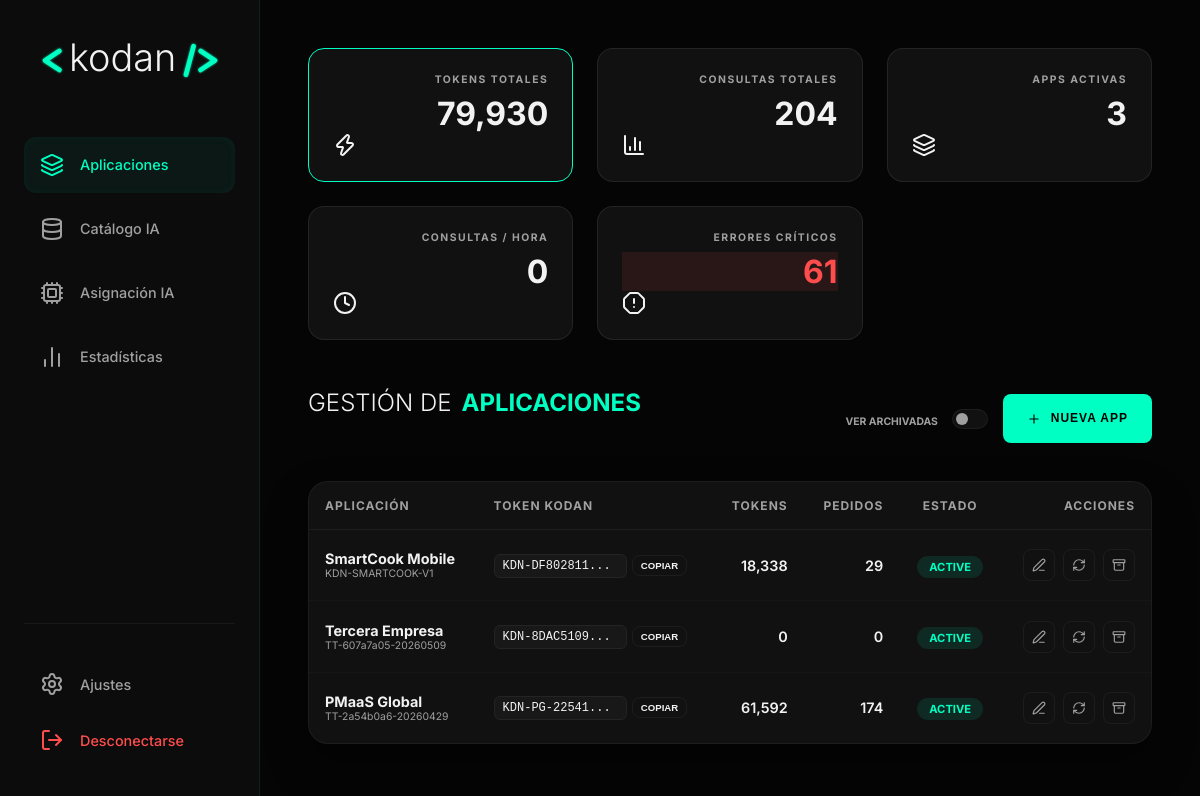
The app's page /admin/index.php (signed in) with its own data.
### tables this page shows
CREATE TABLE "apps" (
        id INTEGER PRIMARY KEY AUTOINCREMENT,
        app_id TEXT UNIQUE,
        name TEXT,
        token TEXT UNIQUE,
        gemini_key TEXT,
        status TEXT DEFAULT 'active',
        old_token TEXT,
        app_identifier TEXT,
        created_at DATETIME DEFAULT CURRENT_TIMESTAMP
    );

### src/Core/Database.php (called while the page is built, shortened)
<?php
require_once __DIR__ . '/Medoo.php';
class Database {
    private static $instance = null;
    private $db;
    private function __construct() {
        $dbPath = __DIR__ . '/../../data/hub.sqlite';
        $this->db = new Medoo([
            'database' => $dbPath
        ]);
    }
    public static function getInstance() {
        if (self::$instance === null) {
            self::$instance = new self();
        }
        return self::$instance;
    }
    public function getDB() {
        return $this->db;
    }
}

### src/Core/Medoo.php (called while the page is built, shortened)
<?php
class Medoo {
    public $pdo;
    public function __construct($options) {
        try {
            $this->pdo = new PDO("sqlite:" . $options['database'], null, null, [
                PDO::ATTR_ERRMODE => PDO::ERRMODE_EXCEPTION,
                PDO::ATTR_DEFAULT_FETCH_MODE => PDO::FETCH_ASSOC,
                PDO::ATTR_EMULATE_PREPARES => false
            ]);
            $this->pdo->exec("PRAGMA foreign_keys = ON;");
        } catch (Exception $e) {
            throw new Exception("Error de conexión KODAN-DB: " . $e->getMessage());
        }
    }
    public function query($sql, $params = []) {
        $stmt = $this->pdo->prepare($sql);
        $stmt->execute($params);
        return $stmt;
    }
}

### admin/index.php (the view, shortened to what this page needs)
<?php
require_once __DIR__ . '/../src/Core/Medoo.php';
require_once __DIR__ . '/../src/Core/Database.php';
try {
    $dbWrapper = Database::getInstance();
    $db = $dbWrapper->getDB();
    $totalTokens = $db->query("SELECT SUM(tokens_in + tokens_out) FROM logs")->fetchColumn() ?: 0;
    $totalRequests = $db->query("SELECT COUNT(*) FROM logs")->fetchColumn() ?: 0;
    $activeAppsCount = $db->query("SELECT COUNT(*) FROM apps WHERE status = 'active'")->fetchColumn() ?: 0;
    $reqHour = $db->query("SELECT COUNT(*) FROM logs WHERE timestamp >= datetime('now', '-1 hour')")->fetchColumn() ?: 0;
    $errorCount = $db->query("SELECT COUNT(*) FROM logs WHERE status = 'error'")->fetchColumn() ?: 0;
    $showArchived = isset($_GET['show_archived']) && $_GET['show_archived'] == '1';
    $appsPage = max(1, intval($_GET['p_page'] ?? 1));
    $appsLimit = 10;
    $appsOffset = ($appsPage - 1) * $appsLimit;
    $whereClause = $showArchived ? "1=1" : "status != 'archived'";
    $apps = $db->query("
        SELECT a.*,
        (SELECT SUM(tokens_in + tokens_out) FROM logs WHERE app_id = a.id) as app_tokens,
        (SELECT COUNT(*) FROM logs WHERE app_id = a.id) as app_requests
        FROM apps a
        WHERE $whereClause
        ORDER BY a.created_at DESC
        LIMIT $appsLimit OFFSET $appsOffset
    ")->fetchAll();
} catch (\Exception $e) {
    die("Error crítico de base de datos en administración: " . $e->getMessage());
}
?>
<!DOCTYPE html>
<html lang="es">
<head>
    <link rel="stylesheet" href="css/modern-hub.css?v=1.1.5">
</head>
<body>
    <div class="app-container">
        <aside class="sidebar">
            <div class="logo-box">
                <svg viewBox="60 0 380 120" xmlns="http://www.w3.org/2000/svg" class="logo-svg">
                    <text x="234.5" y="60" text-anchor="middle" dominant-baseline="middle" class="kodan-text">kodan</text>
                </svg>
            </div>
            <nav style="flex: 1;">
                <ul>
                    <li class="nav-item">
                        <a href="javascript:void(0)" class="nav-link active" onclick="showTab('apps-tab', this)" id="nav-apps">
                            <i data-lucide="layers"></i>
                            <span>Aplicaciones</span>
                        </a>
                    </li>
                    <li>
                        <a href="javascript:void(0)" class="nav-link" onclick="showTab('catalog-tab', this)">
                            <i data-lucide="database"></i>
                            <span>Catálogo IA</span>
                        </a>
                    </li>
                    <li>
                        <a href="javascript:void(0)" class="nav-link" onclick="showTab('services-tab', this)">
                            <i data-lucide="cpu"></i>
                            <span>Asignación IA</span>
                        </a>
                    </li>
                    <li>
                        <a href="javascript:void(0)" class="nav-link" onclick="showTab('stats-tab', this)" id="nav-stats">
                            <i data-lucide="bar-chart-2"></i>
                            <span>Estadísticas</span>
                        </a>
                    </li>
                </ul>
            </nav>
            <div style="margin-top: auto; padding-top: 2rem; border-top: 1px solid var(--glass-border);">
                <a href="javascript:void(0)" class="nav-link" onclick="showModal('configModal')">
                    <i data-lucide="settings"></i>
                    <span>Ajustes</span>
                </a>
                <a href="auth.php?logout=1" class="nav-link" style="color: #ff4d4d;">
                    <i data-lucide="log-out"></i>
                    <span>Desconectarse</span>
                </a>
            </div>
        </aside>
        <main class="content">
            <div class="stats-grid">
                <div class="stat-card" style="cursor: pointer; border-color: var(--mint-neon);" onclick="document.getElementById('nav-stats').click()">
                    <h3>Tokens Totales</h3>
                    <div class="stat-value" id="stat-tokens"><?php echo number_format($totalTokens); ?></div>
                    <i data-lucide="zap"></i>
                </div>
                <div class="stat-card">
                    <h3>Consultas Totales</h3>
                    <div class="stat-value" id="stat-requests"><?php echo number_format($totalRequests); ?></div>
                    <i data-lucide="bar-chart-3"></i>
                </div>
                <div class="stat-card">
                    <h3>Apps Activas</h3>
                    <div class="stat-value" id="stat-apps"><?php echo $activeAppsCount; ?></div>
                    <i data-lucide="layers"></i>
                </div>
                <div class="stat-card">
                    <h3>Consultas / Hora</h3>
                    <div class="stat-value" id="stat-hour"><?php echo number_format($reqHour); ?></div>
                    <i data-lucide="clock"></i>
                </div>
                <div class="stat-card" style="cursor: pointer;" onclick="openErrorsModal()">
                    <h3>Errores Críticos</h3>
                    <div class="stat-value <?php echo $errorCount > 0 ? 'badge-error' : ''; ?>" id="stat-errors" style="color: <?php echo $errorCount > 0 ? '#ff4d4d' : 'inherit'; ?>"><?php echo number_format($errorCount); ?></div>
                    <i data-lucide="alert-octagon"></i>
                </div>
            </div>
            <div id="apps-tab" class="tab-content active">
                <div style="display: flex; justify-content: space-between; align-items: center; margin-bottom: 2rem;">
                    <h2 class="section-title">GESTIÓN DE <span>APLICACIONES</span></h2>
                    <div style="display: flex; gap: 15px; align-items: center;">
                        <div class="toggle-container" title="Mostrar u ocultar aplicaciones archivadas">
                            <span style="font-size: 0.65rem; font-weight: 700; color: var(--text-muted); margin-right: 10px;">VER ARCHIVADAS</span>
                            <label class="switch">
                                <span class="slider"></span>
                            </label>
                        </div>
                        <button class="btn-neural" onclick="showModal('addAppModal')">
                            <i data-lucide="plus" style="width:14px; margin-right:5px; vertical-align:middle;"></i> NUEVA APP
                        </button>
                    </div>
                </div>
                <div class="glass-container" style="padding: 0; overflow: hidden;">
                    <table>
                        <thead>
                            <tr>
                                <th>APLICACIÓN</th>
                                <th>TOKEN KODAN</th>
                                <th style="text-align: right;">TOKENS</th>
                                <th style="text-align: right;">PEDIDOS</th>
                                <th style="text-align: center;">ESTADO</th>
                                <th style="text-align: right;">ACCIONES</th>
                            </tr>
                        </thead>
                        <tbody>
                            <?php foreach ($apps as $app): ?>
                            <tr class="<?php echo $app['status'] === 'archived' ? 'archived-row' : ''; ?>">
                                <td>
                                    <div style="font-weight: 700; color: var(--text-titanium);"><?php echo htmlspecialchars($app['name']); ?></div>
                                    <div style="font-size: 0.65rem; color: var(--text-muted);"><?php echo htmlspecialchars($app['app_id'] ?? 'INSTANCIA MANUAL'); ?></div>
                                </td>
                                <td>
                                    <code style="background: rgba(255,255,255,0.03); padding: 4px 8px; border-radius: 6px; font-size: 0.75rem; border: 1px solid var(--glass-border);">
                                        <?php echo substr($app['token'], 0, 12); ?>...
                                    </code>
                                    <button class="btn-outline" style="padding: 4px 8px; font-size: 0.6rem; margin-left: 5px;" onclick="copyToClipboard('<?php echo $app['token']; ?>')">COPIAR</button>
                                </td>
                                <td style="text-align: right; font-weight: 600;" id="stat-app-tokens-<?php echo $app['id']; ?>"><?php echo number_format($app['app_tokens'] ?: 0); ?></td>
                                <td style="text-align: right; font-weight: 600;" id="stat-app-requests-<?php echo $app['id']; ?>"><?php echo number_format($app['app_requests'] ?: 0); ?></td>
                                <td style="text-align: center;">
                                    <?php if ($app['status'] === 'archived'): ?>
                                        <span class="badge" style="background: rgba(255,255,255,0.05); color: #666; border: 1px dashed #444;">
                                            ARCHIVADA
                                        </span>
                                    <?php else: ?>
                                        <span class="badge <?php echo $app['status'] === 'active' ? 'badge-mint' : 'badge-error'; ?>" onclick="toggleStatus('<?php echo $app['id']; ?>')" style="cursor:pointer;">
                                            <?php echo strtoupper($app['status']); ?>
                                        </span>
                                    <?php endif; ?>
                                </td>
                                <td style="text-align: right;">
                                    <div style="display: flex; gap: 8px; justify-content: flex-end;">
                                        <button class="action-icon-btn" onclick="showEditAppModal('<?php echo $app['id']; ?>', '<?php echo htmlspecialchars($app['name']); ?>')" title="Editar Nombre">
                                            <i data-lucide="edit-3" style="width:14px;"></i>
                                        </button>
                                        <button class="action-icon-btn" onclick="rotateToken('<?php echo $app['id']; ?>')" title="Rotar Token de Seguridad">
                                            <i data-lucide="refresh-cw" style="width:14px;"></i>
                                        </button>
                                        <button class="action-icon-btn danger" onclick="confirmDelete('<?php echo $app['id']; ?>', '<?php echo htmlspecialchars($app['name']); ?>')" title="Archivar Aplicación">
                                            <i data-lucide="archive" style="width:14px;"></i>
                                        </button>
                                    </div>
                                </td>
                            </tr>
                            <?php endforeach; ?>
                        </tbody>
                    </table>
                </div>
            </div>
        </main>
    </div>
</body>
</html>

### records on screen
apps: name "SmartCook Mobile", app "KDN-SMARTCOOK-V1", token "KDN-DF802811", app_tokens "18,338", app_requests "29", status "ACTIVE"
apps: name "Tercera Empresa", app "TT-607a7a05-20260509", token "KDN-8DAC5109", app_tokens "0", app_requests "0", status "ACTIVE"
apps: name "PMaaS Global", app "TT-2a54b0a6-20260429", token "KDN-PG-22541", app_tokens "61,592", app_requests "174", status "ACTIVE"

### other values on screen
$totalTokens "79,930"
$totalRequests "204"
$activeAppsCount "3"
$reqHour "0"
$errorCount "61"
